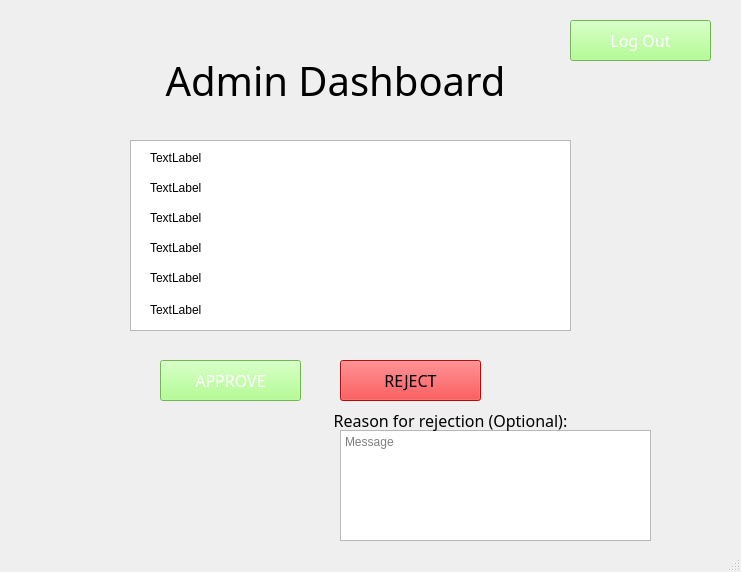
<?xml version="1.0" encoding="UTF-8"?>
<ui version="4.0">
 <class>MainWindow</class>
 <widget class="QMainWindow" name="MainWindow">
  <property name="geometry">
   <rect>
    <x>0</x>
    <y>0</y>
    <width>741</width>
    <height>572</height>
   </rect>
  </property>
  <property name="windowTitle">
   <string>MainWindow</string>
  </property>
  <widget class="QWidget" name="centralwidget">
   <widget class="QLabel" name="Admin_Dashboard">
    <property name="enabled">
     <bool>true</bool>
    </property>
    <property name="geometry">
     <rect>
      <x>150</x>
      <y>60</y>
      <width>371</width>
      <height>40</height>
     </rect>
    </property>
    <property name="sizePolicy">
     <sizepolicy hsizetype="Expanding" vsizetype="Expanding">
      <horstretch>0</horstretch>
      <verstretch>0</verstretch>
     </sizepolicy>
    </property>
    <property name="font">
     <font>
      <family>Yu Gothic UI Semibold</family>
      <pointsize>30</pointsize>
      <weight>7</weight>
      <italic>false</italic>
      <bold>false</bold>
     </font>
    </property>
    <property name="layoutDirection">
     <enum>Qt::LeftToRight</enum>
    </property>
    <property name="autoFillBackground">
     <bool>false</bool>
    </property>
    <property name="styleSheet">
     <string notr="true">
font: 63 30pt &quot;Yu Gothic UI Semibold&quot;;
</string>
    </property>
    <property name="text">
     <string>Admin Dashboard</string>
    </property>
    <property name="alignment">
     <set>Qt::AlignCenter</set>
    </property>
   </widget>
   <widget class="QPushButton" name="Log_out">
    <property name="geometry">
     <rect>
      <x>570</x>
      <y>20</y>
      <width>141</width>
      <height>41</height>
     </rect>
    </property>
    <property name="font">
     <font>
      <family>Bahnschrift SemiLight SemiConde</family>
      <pointsize>12</pointsize>
     </font>
    </property>
    <property name="autoFillBackground">
     <bool>false</bool>
    </property>
    <property name="styleSheet">
     <string notr="true">background-color: #9dff73;
color: #FFFFFF;
</string>
    </property>
    <property name="text">
     <string>Log Out</string>
    </property>
    <property name="autoDefault">
     <bool>false</bool>
    </property>
   </widget>
   <widget class="QTableWidget" name="tableWidget">
    <property name="geometry">
     <rect>
      <x>130</x>
      <y>140</y>
      <width>441</width>
      <height>191</height>
     </rect>
    </property>
   </widget>
   <widget class="QPushButton" name="Reject_Button">
    <property name="geometry">
     <rect>
      <x>340</x>
      <y>360</y>
      <width>141</width>
      <height>41</height>
     </rect>
    </property>
    <property name="font">
     <font>
      <family>Bahnschrift SemiLight SemiConde</family>
      <pointsize>12</pointsize>
     </font>
    </property>
    <property name="autoFillBackground">
     <bool>false</bool>
    </property>
    <property name="styleSheet">
     <string notr="true">background-color: #ff0e12;
color: #FFFFFrgb(255, 0, 0)F;
</string>
    </property>
    <property name="text">
     <string>REJECT</string>
    </property>
    <property name="autoDefault">
     <bool>false</bool>
    </property>
   </widget>
   <widget class="QPushButton" name="Accept_Button">
    <property name="geometry">
     <rect>
      <x>160</x>
      <y>360</y>
      <width>141</width>
      <height>41</height>
     </rect>
    </property>
    <property name="font">
     <font>
      <family>Bahnschrift SemiLight SemiConde</family>
      <pointsize>12</pointsize>
     </font>
    </property>
    <property name="autoFillBackground">
     <bool>false</bool>
    </property>
    <property name="styleSheet">
     <string notr="true">background-color: #9dff73;
color: #FFFFFF;
</string>
    </property>
    <property name="text">
     <string>APPROVE</string>
    </property>
    <property name="autoDefault">
     <bool>false</bool>
    </property>
   </widget>
   <widget class="QLabel" name="label">
    <property name="geometry">
     <rect>
      <x>150</x>
      <y>150</y>
      <width>281</width>
      <height>16</height>
     </rect>
    </property>
    <property name="text">
     <string>TextLabel</string>
    </property>
   </widget>
   <widget class="QLabel" name="label_2">
    <property name="geometry">
     <rect>
      <x>150</x>
      <y>180</y>
      <width>321</width>
      <height>16</height>
     </rect>
    </property>
    <property name="text">
     <string>TextLabel</string>
    </property>
   </widget>
   <widget class="QLabel" name="label_3">
    <property name="geometry">
     <rect>
      <x>150</x>
      <y>210</y>
      <width>331</width>
      <height>16</height>
     </rect>
    </property>
    <property name="text">
     <string>TextLabel</string>
    </property>
   </widget>
   <widget class="QLabel" name="label_4">
    <property name="geometry">
     <rect>
      <x>150</x>
      <y>240</y>
      <width>331</width>
      <height>16</height>
     </rect>
    </property>
    <property name="text">
     <string>TextLabel</string>
    </property>
   </widget>
   <widget class="QLabel" name="label_5">
    <property name="geometry">
     <rect>
      <x>150</x>
      <y>270</y>
      <width>341</width>
      <height>16</height>
     </rect>
    </property>
    <property name="text">
     <string>TextLabel</string>
    </property>
   </widget>
   <widget class="QLabel" name="label_6">
    <property name="geometry">
     <rect>
      <x>150</x>
      <y>300</y>
      <width>341</width>
      <height>20</height>
     </rect>
    </property>
    <property name="text">
     <string>TextLabel</string>
    </property>
   </widget>
   <widget class="QTextEdit" name="Reason">
    <property name="geometry">
     <rect>
      <x>340</x>
      <y>430</y>
      <width>311</width>
      <height>111</height>
     </rect>
    </property>
    <property name="html">
     <string>&lt;!DOCTYPE HTML PUBLIC &quot;-//W3C//DTD HTML 4.0//EN&quot; &quot;http://www.w3.org/TR/REC-html40/strict.dtd&quot;&gt;
&lt;html&gt;&lt;head&gt;&lt;meta name=&quot;qrichtext&quot; content=&quot;1&quot; /&gt;&lt;style type=&quot;text/css&quot;&gt;
p, li { white-space: pre-wrap; }
&lt;/style&gt;&lt;/head&gt;&lt;body style=&quot; font-family:'MS Shell Dlg 2'; font-size:8.25pt; font-weight:400; font-style:normal;&quot;&gt;
&lt;p style=&quot;-qt-paragraph-type:empty; margin-top:0px; margin-bottom:0px; margin-left:0px; margin-right:0px; -qt-block-indent:0; text-indent:0px;&quot;&gt;&lt;br /&gt;&lt;/p&gt;&lt;/body&gt;&lt;/html&gt;</string>
    </property>
    <property name="placeholderText">
     <string>Message</string>
    </property>
   </widget>
   <widget class="QLabel" name="Admin_Dashboard_2">
    <property name="enabled">
     <bool>true</bool>
    </property>
    <property name="geometry">
     <rect>
      <x>260</x>
      <y>400</y>
      <width>381</width>
      <height>40</height>
     </rect>
    </property>
    <property name="sizePolicy">
     <sizepolicy hsizetype="Expanding" vsizetype="Expanding">
      <horstretch>0</horstretch>
      <verstretch>0</verstretch>
     </sizepolicy>
    </property>
    <property name="font">
     <font>
      <family>Yu Gothic UI Semibold</family>
      <pointsize>12</pointsize>
      <weight>7</weight>
      <italic>false</italic>
      <bold>false</bold>
     </font>
    </property>
    <property name="layoutDirection">
     <enum>Qt::LeftToRight</enum>
    </property>
    <property name="autoFillBackground">
     <bool>false</bool>
    </property>
    <property name="styleSheet">
     <string notr="true">
font: 63 12pt &quot;Yu Gothic UI Semibold&quot;;
</string>
    </property>
    <property name="text">
     <string>Reason for rejection (Optional):</string>
    </property>
    <property name="alignment">
     <set>Qt::AlignCenter</set>
    </property>
   </widget>
  </widget>
  <widget class="QStatusBar" name="statusbar"/>
 </widget>
 <resources/>
 <connections/>
</ui>
